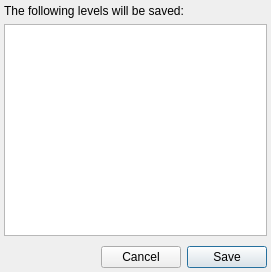
<?xml version="1.0" encoding="UTF-8"?>
<ui version="4.0">
 <class>SaveOverworldDialogClass</class>
 <widget class="QDialog" name="SaveOverworldDialogClass">
  <property name="geometry">
   <rect>
    <x>0</x>
    <y>0</y>
    <width>271</width>
    <height>272</height>
   </rect>
  </property>
  <property name="windowTitle">
   <string>Confirm Save</string>
  </property>
  <layout class="QVBoxLayout" name="verticalLayout_2">
   <property name="leftMargin">
    <number>2</number>
   </property>
   <property name="topMargin">
    <number>2</number>
   </property>
   <property name="rightMargin">
    <number>2</number>
   </property>
   <property name="bottomMargin">
    <number>2</number>
   </property>
   <item>
    <widget class="QWidget" name="widget" native="true">
     <layout class="QVBoxLayout" name="verticalLayout">
      <property name="leftMargin">
       <number>2</number>
      </property>
      <property name="topMargin">
       <number>2</number>
      </property>
      <property name="rightMargin">
       <number>2</number>
      </property>
      <property name="bottomMargin">
       <number>2</number>
      </property>
      <item>
       <widget class="QLabel" name="label">
        <property name="text">
         <string>The following levels will be saved:</string>
        </property>
       </widget>
      </item>
      <item>
       <widget class="QListWidget" name="levelsList"/>
      </item>
     </layout>
    </widget>
   </item>
   <item>
    <widget class="QWidget" name="widget_2" native="true">
     <layout class="QHBoxLayout" name="horizontalLayout">
      <property name="leftMargin">
       <number>2</number>
      </property>
      <property name="topMargin">
       <number>2</number>
      </property>
      <property name="rightMargin">
       <number>2</number>
      </property>
      <property name="bottomMargin">
       <number>2</number>
      </property>
      <item>
       <spacer name="horizontalSpacer">
        <property name="orientation">
         <enum>Qt::Horizontal</enum>
        </property>
        <property name="sizeHint" stdset="0">
         <size>
          <width>40</width>
          <height>20</height>
         </size>
        </property>
       </spacer>
      </item>
      <item>
       <widget class="QPushButton" name="cancelButton">
        <property name="text">
         <string>Cancel</string>
        </property>
        <property name="autoDefault">
         <bool>false</bool>
        </property>
       </widget>
      </item>
      <item>
       <widget class="QPushButton" name="saveButton">
        <property name="text">
         <string>Save</string>
        </property>
        <property name="autoDefault">
         <bool>true</bool>
        </property>
        <property name="default">
         <bool>true</bool>
        </property>
       </widget>
      </item>
     </layout>
    </widget>
   </item>
  </layout>
 </widget>
 <layoutdefault spacing="6" margin="11"/>
 <resources/>
 <connections>
  <connection>
   <sender>saveButton</sender>
   <signal>clicked()</signal>
   <receiver>SaveOverworldDialogClass</receiver>
   <slot>accept()</slot>
   <hints>
    <hint type="sourcelabel">
     <x>141</x>
     <y>219</y>
    </hint>
    <hint type="destinationlabel">
     <x>132</x>
     <y>118</y>
    </hint>
   </hints>
  </connection>
  <connection>
   <sender>cancelButton</sender>
   <signal>clicked()</signal>
   <receiver>SaveOverworldDialogClass</receiver>
   <slot>reject()</slot>
   <hints>
    <hint type="sourcelabel">
     <x>221</x>
     <y>219</y>
    </hint>
    <hint type="destinationlabel">
     <x>132</x>
     <y>118</y>
    </hint>
   </hints>
  </connection>
 </connections>
</ui>
